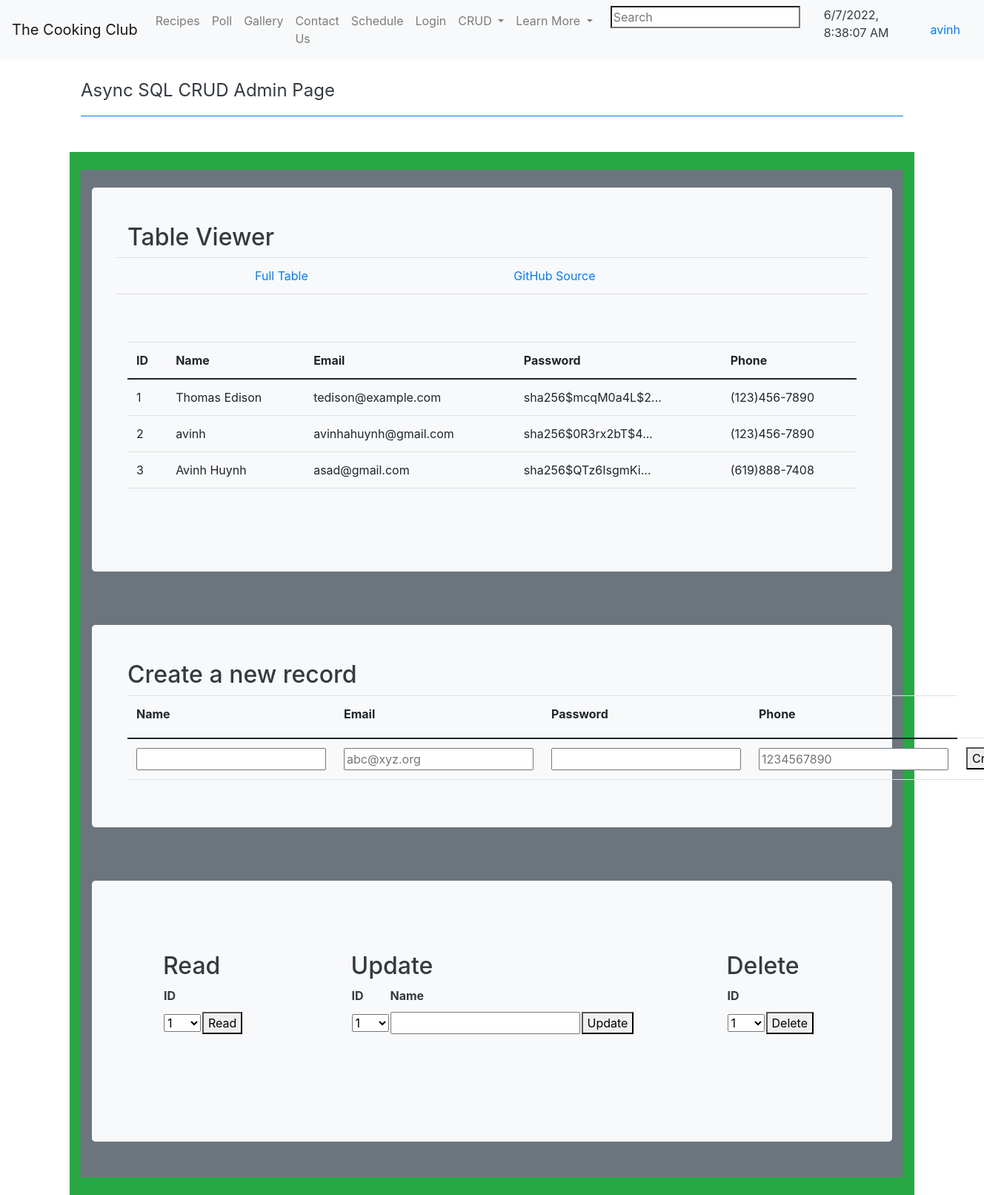
The app's page /crud_api/ (signed in) with its own data.
### cruddy/model.py (models this page shows, shortened)
class Users(UserMixin, db.Model):
    __tablename__ = 'users'
    userID = db.Column(db.Integer, primary_key=True)
    name = db.Column(db.String(255), unique=False, nullable=False)
    email = db.Column(db.String(255), unique=True, nullable=False)
    password = db.Column(db.String(255), unique=False, nullable=False)
    phone = db.Column(db.String(255), unique=False, nullable=False)
    notes = db.relationship("Notes", cascade='all, delete', backref='users', lazy=True)
    def read(self):
        return {
            "userID": self.userID,
            "name": self.name,
            "email": self.email,
            "password": self.password,
            "phone": self.phone,
            "notes": self.notes,
            "query": "by_alc"  # This is for fun, a little watermark
        }
    def delete(self):
        db.session.delete(self)
        db.session.commit()
        return None

### cruddy/app_crud_api.py (the view)
@app_crud_api.route('/')
@login_required  # Flask-Login uses this decorator to restrict access to logged in users
def crud_api():
    return render_template("crud_async.html", table=users_all())

### cruddy/login.py (called while the page is built)
@login_manager.user_loader
def user_loader(user_id):
    if user_id is not None:
        return Users.query.get(user_id)
    return None

### cruddy/query.py (called while the page is built)
def users_all():
    table = Users.query.all()
    json_ready = [peep.read() for peep in table]
    return json_ready

### cruddy/templates/cruddy/crud_async.html (shortened to what this page needs)
<!DOCTYPE html>
{% extends "layouts/base.html" %}
{% block body %}
    <div class="container py-4">
        <header class="pb-3 mb-4 border-bottom border-primary text-dark">
            <span class="fs-4">Async SQL CRUD Admin Page</span>
        </header>
    </div>
    <div class="container py-4 text-light bg-success">
        <div class="container bg-secondary py-4">
            <div class="p-5 mb-4 bg-light text-dark rounded-3">
                <h2>Table Viewer</h2>
                <div class="row align-items-md-stretch">
                    <table class="table">
                        <tbody>
                        <tr>
                            <td></td>
                            <td></td>
                            <td><a href={{url_for('crud_api.crud_api')}}>Full Table </a></td>
                            <td><a href="https://github.com/nighthawkcoders/nighthawk_csp/tree/master/crud">GitHub Source</a></td>
                        </tr>
                        </tbody>
                    </table>
                </div>
                <div class="row align-items-md-stretch">
                    <div class="container-fluid py-5">
                        <table class="table" id="users">
                            <thead>
                            <tr>
                                <th>ID</th>
                                <th>Name</th>
                                <th>Email</th>
                                <th>Password</th>
                                <th>Phone</th>
                            </tr>
                            </thead>
                            <tbody id="result">
                            {% for row in table %}
                                {% set pn = "" ~ row['phone'] %}
                                {% set pnf = "(" ~ pn[0:3] ~ ")" ~ pn[3:6] ~ "-" ~ pn[6:10] %}
                                <tr>
                                    <td>{{ row['userID'] }}</td>
                                    <td>{{ row['name'] }}</td>
                                    <td>{{ row['email'] }}</td>
                                    <td>{{ row['password'] | truncate(20) }}</td>
                                    <td>{{ pnf }}</td>
                                </tr>
                            {% endfor %}
                            </tbody>
                        </table>
                    </div>
                </div>
            </div>
        </div>
        <div class="container bg-secondary py-4">
            <div class="p-5 mb-4 bg-light text-dark rounded-3">
                <h2>Create a new record</h2>
                <table class="table">
                    <thead>
                    <tr>
                        <th><label for="name">Name</label></th>
                        <th><label for="email">Email</label></th>
                        <th><label for="password">Password</label></th>
                        <th><label for="phone">Phone</label></th>
                    </tr>
                    </thead>
                    <tbody>
                    <tr>
                        <td><input type="text" name="name" id="name" required></td>
                        <td><input type="email" name="email" id="email" placeholder="abc@xyz.org" required></td>
                        <td><input type="password" name="password" id="password" required></td>
                        <td><input type="tel" name="phone" id="phone" pattern="[0-9]{10}" placeholder="1234567890" required></td>
                        <td ><button onclick="create_User()">Create</button></td>
                    </tr>
                    </tbody>
                </table>
            </div>
        </div>
        <div class="container bg-secondary py-4">
            <div class="p-5 mb-4 bg-light text-dark rounded-3">
                <div class="row mb-4 bg-light text-dark rounded-3">
                    <div class="col-md-3">
                        <div class="p-5 mb-4 bg-light text-dark rounded-3">
                            <h2>Read</h2>
                            <table id="read_table">
                                <tr>
                                    <th><label for="read_userid">ID</label></th>
                                </tr>
                                <tr>
                                    <td>
                                        <select name="userid" id="read_userid">
                                            <optgroup id="ogr_userid" label="userid" >
                                                {% for row in table %}
                                                    <option id="option" label="{{ row['userID'] }}">{{ row['userID'] }}</option>
                                                {% endfor %}
                                            </optgroup>
                                        </select>
                                    </td>
                                    <td>
                                        <button onclick="read_User()">Read</button>
                                    </td>
                                </tr>
                            </table>
                        </div>
                    </div>
                    <div class="col-md-6">
                        <div class="p-5 mb-4 bg-light text-dark rounded-3">
                            <h2>Update</h2>
                            <table id="update_table">
                                <tr>
                                    <th><label for="update_userid">ID</label></th>
                                    <th><label for="update_name">Name</label></th>
                                </tr>
                                <tr>
                                    <td>
                                        <select name="userid" id="update_userid">
                                            <optgroup id="ogu_userid" label="userid" >
                                                {% for row in table %}
                                                    <option label="{{ row['userID'] }}">{{ row['userID'] }}</option>
                                                {% endfor %}
                                            </optgroup>
                                        </select>
                                    </td>
                                    <td><input type="text" name="name" id="update_name" required></td>
                                    <td> <button onclick="update_User()">Update</button>
                                    </td>
                                </tr>
                            </table>
                        </div>
                    </div>
                    <div class="col-md-3">
                        <div class="p-5 mb-4 bg-light text-dark rounded-3">
                            <h2>Delete</h2>
                            <table id="delete_table">
                                <tr>
                                    <th><label for="delete_userid">ID</label></th>
                                </tr>
                                <tr>
                                    <td>
                                        <select name="userid" id="delete_userid">
                                            <optgroup id="ogd_userid" label="userid">
                                                {% for row in table %}
                                                    <option label="{{ row['userID'] }}">{{ row['userID'] }}</option>
                                                {% endfor %}
                                            </optgroup>
                                        </select>
                                    </td>
                                    <td><button onclick="delete_User()">Delete</button></td>
                                </tr>
                            </table>
                        </div>
                    </div>
                </div>
            </div>
        </div>
    </div>
{% endblock %}

### templates/layouts/navbar.html (shortened to what this page needs)
<link href="//maxcdn.bootstrapcdn.com/bootstrap/4.1.1/css/bootstrap.min.css" rel="stylesheet" id="bootstrap-css">
<nav class="navbar navbar-expand-lg navbar-light bg-light">
    <a class="navbar-brand" href="{{ url_for('index') }}">The Cooking Club</a>
    <div class="collapse navbar-collapse" id="navbarNavAltMarkup">
        <div class="navbar-nav">
            <a class="nav-link" href='/recipe-temp/'>Recipes</a>
            <a class="nav-link" href='/poll/'>Poll</a>
            <a class="nav-link" href='/gallery/'>Gallery</a>
            <a class="nav-link" href='/contact/'>Contact Us</a>
            <a class="nav-link" href='/schedule/'>Schedule</a>
            <a class="nav-link" href='/login/'>Login</a>
            <li class="nav-item dropdown">
                <a class="nav-link dropdown-toggle" href="#"  data-bs-toggle="dropdown" aria-expanded="false" id="dropdownMenuButton1" type="button">
                    CRUD
                </a>
            </li>
            <li class="nav-item dropdown">
                <a class="nav-link dropdown-toggle" href="#"  data-bs-toggle="dropdown" aria-expanded="false" id="dropdownMenuButton1" type="button">
                    Learn More
                </a>
            </li>
                <div class="px-3">
                    <input id="search" type="search" placeholder="Search" aria-label="Search">
                </div>
                <div class="px-3 text-dark">
                    <span id="clock"></span>
                </div>
            </div>
        <div class="px-3">
            {% if current_user.is_authenticated %}
                <a href={{url_for('main_logout')}}> {{ current_user.name }} </a>
            {% else %}
                <a href={{url_for('main_login')}}>Login</a>
            {% endif %}
        </div>
        </div>
</nav>

### templates/layouts/base.html (style rules this page uses)
:root { --white: f; --black: white; --orange: #ff8d59; }
html, body { margin: 0; height: 100%; background-color: var(--orange); color: var(--white); font-family: 'Roboto'; }

### records on screen
Users: name "avinh", userID "2", email "avinhahuynh@gmail.com", password "sha256$0R3rx2bT$4...", pnf "(123)456-7890"
Users: userID "1", name "Thomas Edison", email "tedison@example.com", password "sha256$mcqM0a4L$2...", pnf "(123)456-7890"
Users: userID "3", name "Avinh Huynh", email "asad@gmail.com", password "sha256$QTz6IsgmKi...", pnf "(619)888-7408"

### other values on screen
form field userid "1"
